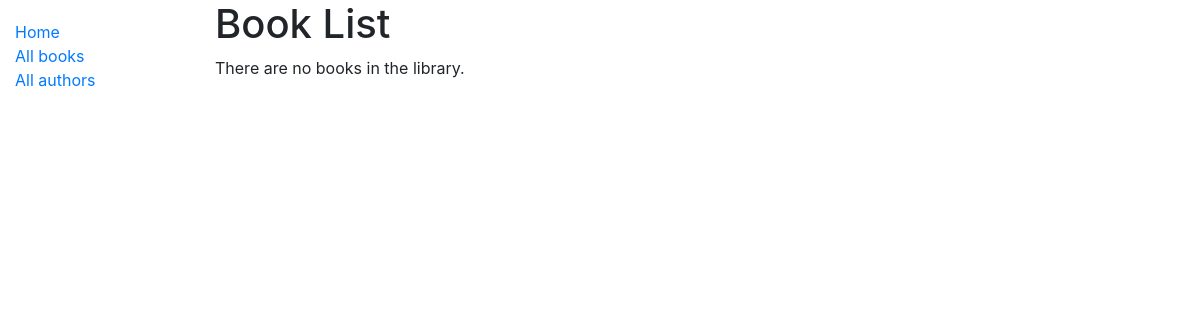
Before: /catalog/books/ with the older database file.
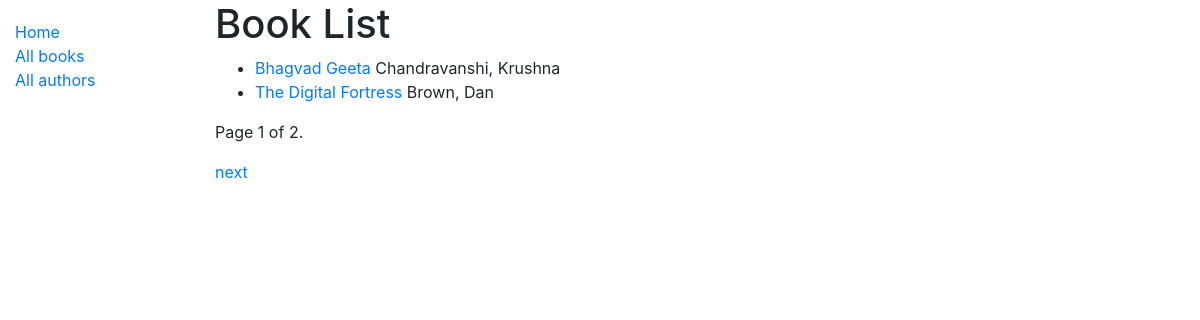
After: the same page with the newer database file.
### catalog/models.py (models this page shows, shortened)
class Book(models.Model):
    title = models.CharField(max_length=200)
    author = models.ForeignKey('Author', on_delete=models.SET_NULL, null=True)
    summary = models.TextField(max_length=1000, help_text='Enter a brief description of the book')
    isbn = models.CharField('ISBN', max_length=13,
                            help_text='13 Character <a href="https://www.isbn-international.org/content/what-isbn">ISBN number</a>')
    genre = models.ManyToManyField(Genre, help_text='Select a genre for this book')
    def get_absolute_url(self):
        return reverse('book-detail', args=[str(self.id)])

class Author(models.Model):
    first_name = models.CharField(max_length=100)
    last_name = models.CharField(max_length=100)
    date_of_birth = models.DateField(null=True, blank=True)
    date_of_death = models.DateField('Died', null=True, blank=True)
    class Meta:
        ordering = ['last_name', 'first_name']
    def __str__(self):
        return f'{self.last_name}, {self.first_name}'

### catalog/views.py (the view)
# urls.py: path('books/', views.BookListView.as_view(), name='books'),
class BookListView(generic.ListView):
    model = Book
    paginate_by = 2

### catalog/templates/catalog/book_list.html
{% extends "base_generic.html" %}
{% block content %}
    <h1>Book List</h1>
    {% if book_list %}
    <ul>
        {% for book in book_list %}
            <li>
                <a href="{{ book.get_absolute_url }}">{{ book.title }}</a> {{ book.author }}
            </li>
        {% endfor %}
    </ul>
    {% else %}
        <p>There are no books in the library.</p>
    {% endif %}
{% endblock %}

Changed rows visible on the page:
added Book: title "Bhagvad Geeta", author "Chandravanshi, Krushna"
added Book: title "The Digital Fortress", author "Brown, Dan"
Other visible differences:
{{ page_obj.number }}: (not shown) → "1"
{{ page_obj.paginator.num_pages }}: (not shown) → "2"
text no longer shown: "There are no books in the library."
text now shown: "Page of . next"
